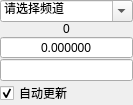
<?xml version="1.0" encoding="UTF-8"?>
<ui version="4.0">
 <class>ChannelWidget</class>
 <widget class="QWidget" name="ChannelWidget">
  <property name="geometry">
   <rect>
    <x>0</x>
    <y>0</y>
    <width>133</width>
    <height>104</height>
   </rect>
  </property>
  <property name="sizePolicy">
   <sizepolicy hsizetype="Fixed" vsizetype="Fixed">
    <horstretch>0</horstretch>
    <verstretch>0</verstretch>
   </sizepolicy>
  </property>
  <property name="windowTitle">
   <string>Form</string>
  </property>
  <property name="styleSheet">
   <string notr="true"/>
  </property>
  <layout class="QVBoxLayout" name="verticalLayout" stretch="10,10,0,0,0">
   <property name="spacing">
    <number>0</number>
   </property>
   <property name="sizeConstraint">
    <enum>QLayout::SetDefaultConstraint</enum>
   </property>
   <property name="leftMargin">
    <number>0</number>
   </property>
   <property name="topMargin">
    <number>0</number>
   </property>
   <property name="rightMargin">
    <number>0</number>
   </property>
   <property name="bottomMargin">
    <number>0</number>
   </property>
   <item>
    <widget class="QComboBox" name="channel_selection_combo_box">
     <property name="sizePolicy">
      <sizepolicy hsizetype="Expanding" vsizetype="Fixed">
       <horstretch>0</horstretch>
       <verstretch>0</verstretch>
      </sizepolicy>
     </property>
     <property name="editable">
      <bool>true</bool>
     </property>
     <property name="currentText">
      <string>请选择频道</string>
     </property>
     <property name="maxCount">
      <number>2147483646</number>
     </property>
     <property name="insertPolicy">
      <enum>QComboBox::NoInsert</enum>
     </property>
     <property name="sizeAdjustPolicy">
      <enum>QComboBox::AdjustToContentsOnFirstShow</enum>
     </property>
     <property name="minimumContentsLength">
      <number>0</number>
     </property>
    </widget>
   </item>
   <item>
    <widget class="QLabel" name="current_channel_readout">
     <property name="sizePolicy">
      <sizepolicy hsizetype="Expanding" vsizetype="Fixed">
       <horstretch>0</horstretch>
       <verstretch>0</verstretch>
      </sizepolicy>
     </property>
     <property name="font">
      <font>
       <family>Arial</family>
       <pointsize>9</pointsize>
       <weight>50</weight>
       <bold>false</bold>
      </font>
     </property>
     <property name="layoutDirection">
      <enum>Qt::LeftToRight</enum>
     </property>
     <property name="text">
      <string>0</string>
     </property>
     <property name="textFormat">
      <enum>Qt::PlainText</enum>
     </property>
     <property name="alignment">
      <set>Qt::AlignCenter</set>
     </property>
     <property name="wordWrap">
      <bool>true</bool>
     </property>
    </widget>
   </item>
   <item>
    <widget class="QDoubleSpinBox" name="stepping_spinbox">
     <property name="alignment">
      <set>Qt::AlignCenter</set>
     </property>
     <property name="buttonSymbols">
      <enum>QAbstractSpinBox::NoButtons</enum>
     </property>
     <property name="decimals">
      <number>6</number>
     </property>
     <property name="maximum">
      <double>100000000.000000000000000</double>
     </property>
     <property name="singleStep">
      <double>0.001000000000000</double>
     </property>
    </widget>
   </item>
   <item>
    <widget class="QLineEdit" name="set_value_lineedit">
     <property name="alignment">
      <set>Qt::AlignCenter</set>
     </property>
    </widget>
   </item>
   <item>
    <widget class="QCheckBox" name="auto_refresh_checkbox">
     <property name="text">
      <string>自动更新</string>
     </property>
     <property name="checkable">
      <bool>true</bool>
     </property>
     <property name="checked">
      <bool>true</bool>
     </property>
     <property name="tristate">
      <bool>false</bool>
     </property>
    </widget>
   </item>
  </layout>
 </widget>
 <resources/>
 <connections/>
</ui>
